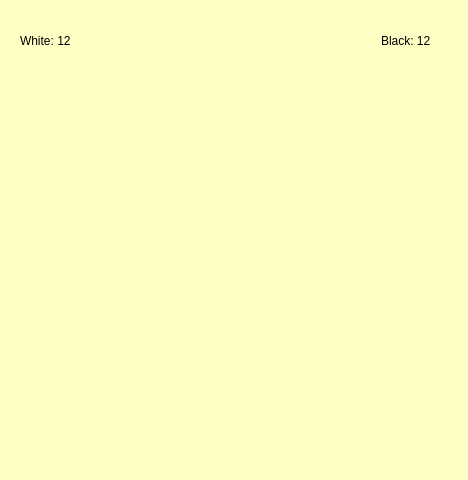
<?xml version="1.0" encoding="UTF-8"?>
<ui version="4.0">
 <class>Board</class>
 <widget class="QDialog" name="Board">
  <property name="enabled">
   <bool>true</bool>
  </property>
  <property name="geometry">
   <rect>
    <x>0</x>
    <y>0</y>
    <width>468</width>
    <height>480</height>
   </rect>
  </property>
  <property name="palette">
   <palette>
    <active>
     <colorrole role="Base">
      <brush brushstyle="SolidPattern">
       <color alpha="255">
        <red>255</red>
        <green>255</green>
        <blue>255</blue>
       </color>
      </brush>
     </colorrole>
     <colorrole role="Window">
      <brush brushstyle="SolidPattern">
       <color alpha="255">
        <red>255</red>
        <green>255</green>
        <blue>197</blue>
       </color>
      </brush>
     </colorrole>
    </active>
    <inactive>
     <colorrole role="Base">
      <brush brushstyle="SolidPattern">
       <color alpha="255">
        <red>255</red>
        <green>255</green>
        <blue>255</blue>
       </color>
      </brush>
     </colorrole>
     <colorrole role="Window">
      <brush brushstyle="SolidPattern">
       <color alpha="255">
        <red>255</red>
        <green>255</green>
        <blue>197</blue>
       </color>
      </brush>
     </colorrole>
    </inactive>
    <disabled>
     <colorrole role="Base">
      <brush brushstyle="SolidPattern">
       <color alpha="255">
        <red>255</red>
        <green>255</green>
        <blue>197</blue>
       </color>
      </brush>
     </colorrole>
     <colorrole role="Window">
      <brush brushstyle="SolidPattern">
       <color alpha="255">
        <red>255</red>
        <green>255</green>
        <blue>197</blue>
       </color>
      </brush>
     </colorrole>
    </disabled>
   </palette>
  </property>
  <property name="windowTitle">
   <string>Dialog</string>
  </property>
  <widget class="QWidget" name="gridLayoutWidget">
   <property name="geometry">
    <rect>
     <x>30</x>
     <y>66</y>
     <width>401</width>
     <height>391</height>
    </rect>
   </property>
   <layout class="QGridLayout" name="gridChBoard">
    <property name="sizeConstraint">
     <enum>QLayout::SetDefaultConstraint</enum>
    </property>
    <property name="spacing">
     <number>0</number>
    </property>
   </layout>
  </widget>
  <widget class="QWidget" name="">
   <property name="geometry">
    <rect>
     <x>20</x>
     <y>30</y>
     <width>411</width>
     <height>22</height>
    </rect>
   </property>
   <layout class="QHBoxLayout" name="horizontalLayout">
    <item>
     <widget class="QLabel" name="whiteNumber">
      <property name="styleSheet">
       <string notr="true"/>
      </property>
      <property name="text">
       <string>White: 12</string>
      </property>
     </widget>
    </item>
    <item>
     <spacer name="horizontalSpacer">
      <property name="orientation">
       <enum>Qt::Horizontal</enum>
      </property>
      <property name="sizeHint" stdset="0">
       <size>
        <width>40</width>
        <height>20</height>
       </size>
      </property>
     </spacer>
    </item>
    <item>
     <widget class="QLabel" name="blackNuber">
      <property name="text">
       <string>Black: 12</string>
      </property>
     </widget>
    </item>
   </layout>
  </widget>
 </widget>
 <resources/>
 <connections/>
</ui>
